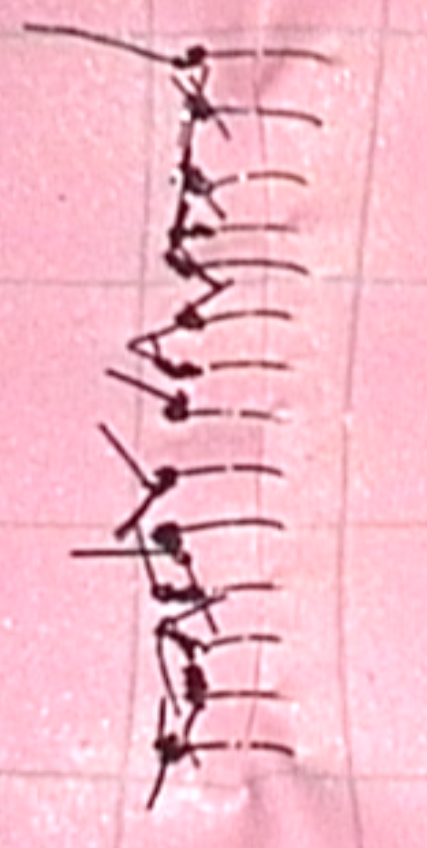
#> input picture 8th Sem/COL780/COL780_A1/data/img10.png, 427 x 848 px
$ python main.py   (older library calls are emulated)
#> lines starting #> are read from the running program, lines starting #| are printed output that depends on the picture; after the words box and inside, x2 and y2 are one past the last pixel; in counts of white or black regions, pixels touching at a corner belong together; long printed decimals are rounded
# Since the tasks involve a series of steps, let's first outline the functions needed to achieve Task 1, 2, and 3.
# We'll implement these functions step by step.

# Here's a high-level outline of the functions we'll need:

# For Task-1:
# 1. Preprocess the image (resize, contrast adjustment, noise reduction, thresholding)
# 2. Apply edge detection (Canny or other methods)
# 3. Filter and refine edges to identify sutures
# 4. Count sutures using connected components or corner detection

# For Task-2:
# 1. Use the output from Task-1 to find centroids of sutures
# 2. Calculate inter-suture spacing based on centroids

# For Task-3:
# 1. Use the centroids from Task-2 to calculate the angle of each suture relative to the x-axis

# We will also need to create a main function that will tie these tasks together and will be callable as specified in the assignment.

# Let's start with Task-1 and implement the preprocessing and edge detection steps.

import cv2
import numpy as np

def preprocess_image(image_path):
    # Load the image
#> called with image_path = 'data/img10.png'
    image = cv2.imread(image_path, cv2.IMREAD_COLOR)
#> image is the input picture: shape (848, 427, 3); mean B, G, R 200.9, 185.7, 242.7

    # crop the image slightly from all edges
    image = image[2:-2, 2:-2]
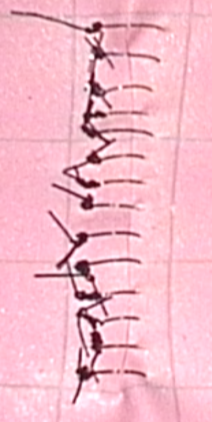
#> image: shape (844, 423, 3) (shown at 1/2 size); mean B, G, R 200.8, 185.7, 242.5


    # Resize the image
    # image = cv2.resize(image, (0, 0), fx=0.9, fy=0.9)

    # Adjust contrast if needed (using histogram equalization)
    # img_yuv = cv2.cvtColor(image, cv2.COLOR_BGR2YUV)
    # img_yuv[:,:,0] = cv2.equalizeHist(img_yuv[:,:,0])
    # image = cv2.cvtColor(img_yuv, cv2.COLOR_YUV2BGR)

    # Reduce noise
    image = cv2.medianBlur(image, 5)

    # Convert to grayscale
    gray = cv2.cvtColor(image, cv2.COLOR_BGR2GRAY)
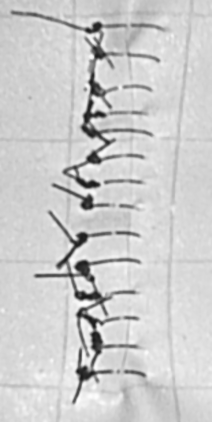
#> gray: shape (844, 423) (shown at 1/2 size); min 23, max 254, mean 204.5

    # Apply thresholding
    _, thresh = cv2.threshold(gray, 0, 255, cv2.THRESH_BINARY | cv2.THRESH_OTSU)
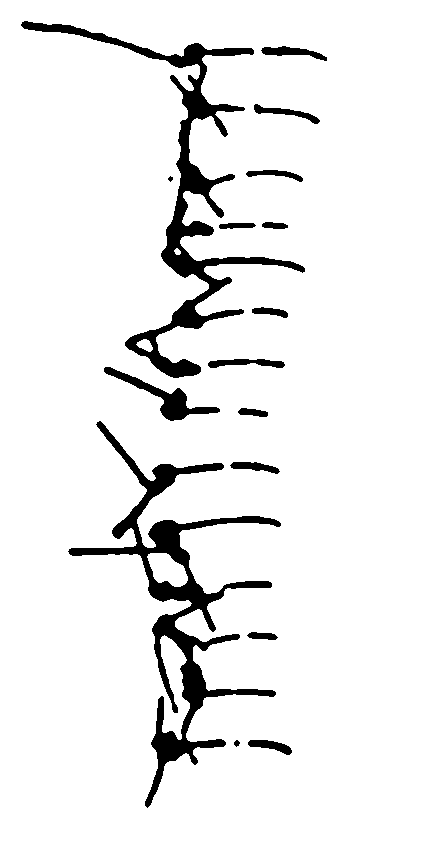
#> thresh: shape (844, 423); 92.8% white; 16 black regions (1 under 20 px), largest, box (x1, y1, x2, y2) and area: (68, 421, 281, 808) 11403, (21, 21, 305, 378) 9955, (104, 367, 220, 421) 1352

    return thresh

def edge_detection(thresh_image):
    # Apply edge detection
    edges = cv2.Canny(thresh_image, 100, 200)
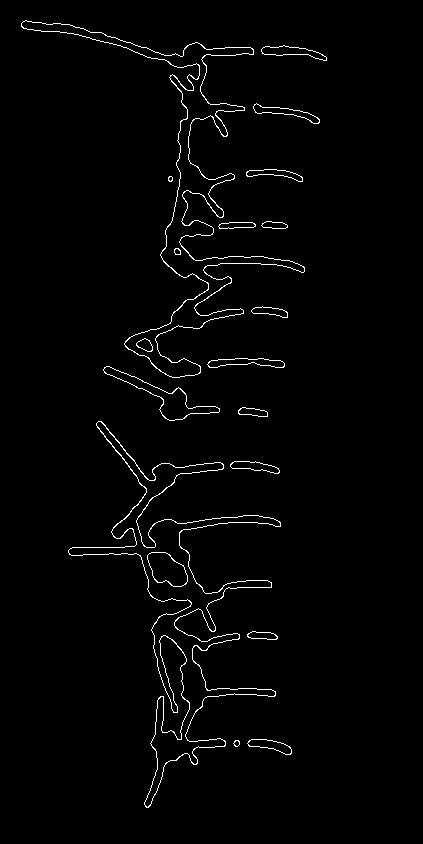
#> edges: shape (844, 423); 1.8% white in thin lines or dots, all inside (x1, y1, x2, y2) = (21, 20, 327, 808)
    return edges

# Test the functions on a sample image
sample_image_path = 'data/img10.png'

preprocessed = preprocess_image(sample_image_path)
edges = edge_detection(preprocessed)

# Display the preprocessed image and the edges for verification
# For actual implementation, this would be saved to a file or passed to the next step
cv2.imwrite('results/preprocessed.png', preprocessed)
cv2.imwrite('results/edges.png', edges)

# Continuing with the implementation for Task-1, we will define functions to filter the edges and count the sutures.

def filter_edges(edges):
    # This function will implement filtering based on size, shape, or other characteristics specific to sutures.
    # For simplicity, we may assume that sutures are the larger connected components in the image.
    # Therefore, we can filter out small components that are likely to be noise.

    # Find all contours in the edge image
    contours, _ = cv2.findContours(edges, cv2.RETR_EXTERNAL, cv2.CHAIN_APPROX_SIMPLE)
#> contours = 16 contours, 1 with area under 20; largest, box (x1, y1, x2, y2) and area: (68, 421, 281, 808) 12462, (21, 20, 305, 378) 10238, (103, 366, 220, 421) 1357, (207, 358, 285, 368) 438, (261, 45, 327, 61) 432

    # Filter out small contours
    print([cv2.contourArea(cnt) for cnt in contours])
#| [27.5, 336.5, 175.0, 322.5, 12462.5, 177.5, 1357.0, 438.5, 221.0, 179.0, 136.5, 18.0, 290.5, 390.0, 432.0, 10238.0]
    print(f'total area = {sum([cv2.contourArea(cnt) for cnt in contours])}')
#| total area = 27202.0
    total_area = sum([cv2.contourArea(cnt) for cnt in contours])
#> total_area = 27202

    suture_contours = [cnt for cnt in contours if cv2.contourArea(cnt) > total_area/20]
#> suture_contours = 2 contours; box (x1, y1, x2, y2) and area: (68, 421, 281, 808) 12462, (21, 20, 305, 378) 10238
    print([cv2.contourArea(cnt) for cnt in suture_contours])
#| [12462.5, 10238.0]
    print(f'num contours = {len(suture_contours)}')
#| num contours = 2

    # filter by perimeter
    print([cv2.arcLength(cnt, True) for cnt in contours])
#| [19.899, 104.527, 68.971, 112.527, 2502.476, 69.556, 307.421, 169.355, 84.627, 82.142, 59.556, 15.657, 127.698, 154.083, 147.598, 2200.008]
    print(f'total perimeter = {sum([cv2.arcLength(cnt, True) for cnt in contours])}')
#| total perimeter = 6226.104
    suture_contours = [cnt for cnt in contours if cv2.arcLength(cnt, True) > 100]
#> suture_contours = 9 contours; largest, box (x1, y1, x2, y2) and area: (68, 421, 281, 808) 12462, (21, 20, 305, 378) 10238, (103, 366, 220, 421) 1357, (207, 358, 285, 368) 438, (261, 45, 327, 61) 432
    print(f'num contours = {len(suture_contours)}')
#| num contours = 9

    # # dilate the contours to fill the small gaps
    # kernel = cv2.getStructuringElement(cv2.MORPH_RECT, (3, 3))
    # dilated_contours = cv2.dilate(suture_contours, kernel, iterations=1)
    # cv2.imwrite('results/dilated_contours.png', dilated_contours)


    # Create an empty mask to d
    # raw the filtered contours, fill them completely
    mask = np.zeros_like(edges)
    cv2.drawContours(mask, suture_contours, -1, (255), thickness=cv2.FILLED)
#> mask: shape (844, 423); 8.1% white; 9 white regions, largest, box (x1, y1, x2, y2) and area: (68, 421, 281, 808) 13565, (21, 20, 305, 378) 11199, (103, 366, 220, 421) 1491

    # dilate the mask to fill the very small gaps
    kernel = cv2.getStructuringElement(cv2.MORPH_RECT, (3, 3))
    mask = cv2.dilate(mask, kernel, iterations=1)
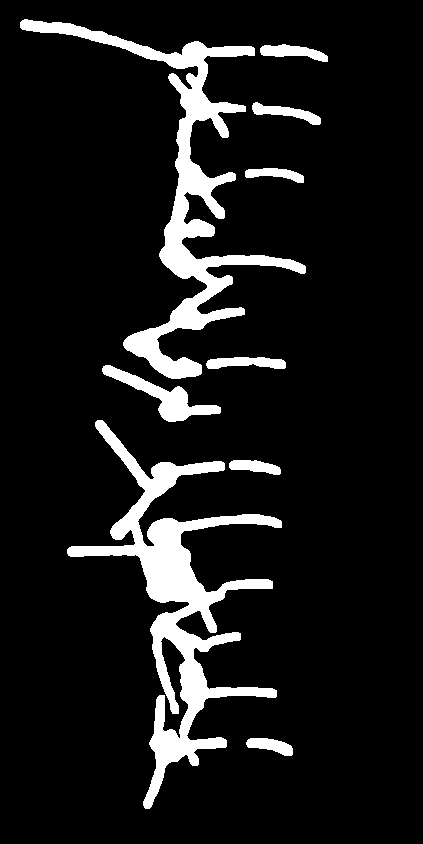
#> mask: shape (844, 423); 10% white; 9 white regions, largest, box (x1, y1, x2, y2) and area: (67, 420, 282, 809) 16495, (20, 19, 306, 379) 13797, (102, 365, 221, 422) 1865

    return mask

def count_sutures(mask):

     # Apply erosion to separate close components
    # kernel = cv2.getStructuringElement(cv2.MORPH_RECT, (3, 3))
    # eroded_mask = cv2.erode(mask, kernel, iterations=1)

    # #show the eroded mask
    # cv2.imwrite('results/eroded_mask.png', eroded_mask)

     # Use a horizontal structuring element to enhance horizontal features
    horizontal_kernel = cv2.getStructuringElement(cv2.MORPH_RECT, (10, 1))
    isolated = cv2.morphologyEx(mask, cv2.MORPH_OPEN, horizontal_kernel, iterations=3)
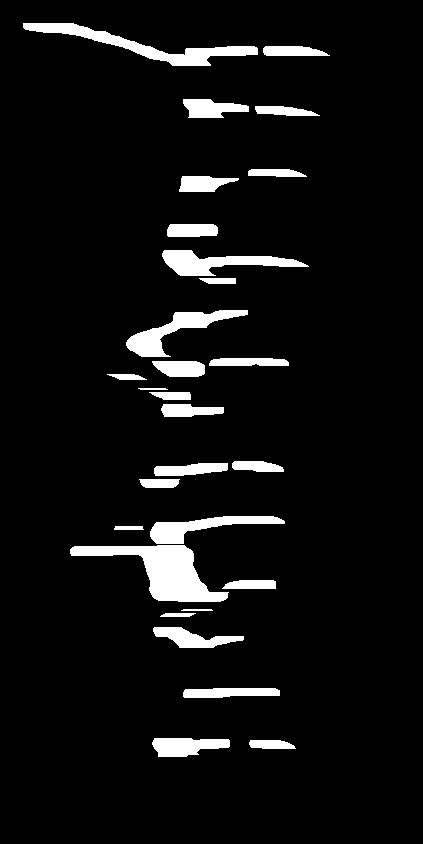
#> isolated: shape (844, 423); 6.5% white; 29 white regions, largest, box (x1, y1, x2, y2) and area: (70, 545, 229, 602) 3787, (23, 23, 258, 66) 2553, (126, 310, 248, 357) 1853
    cv2.imwrite('results/isolated.png', isolated)

    # Skeletonize the mask to reduce all sutures to single pixel width lines
    skeleton = cv2.ximgproc.thinning(isolated, thinningType=cv2.ximgproc.THINNING_ZHANGSUEN)
#> skeleton: shape (844, 423); 0.57% white in thin lines or dots, all inside (x1, y1, x2, y2) = (27, 25, 330, 755)
    cv2.imwrite('results/skeleton.png', skeleton)

    # connect very close lines
    kernel = cv2.getStructuringElement(cv2.MORPH_RECT, (1, 5))
    connected = cv2.morphologyEx(skeleton, cv2.MORPH_CLOSE, kernel, iterations=2)
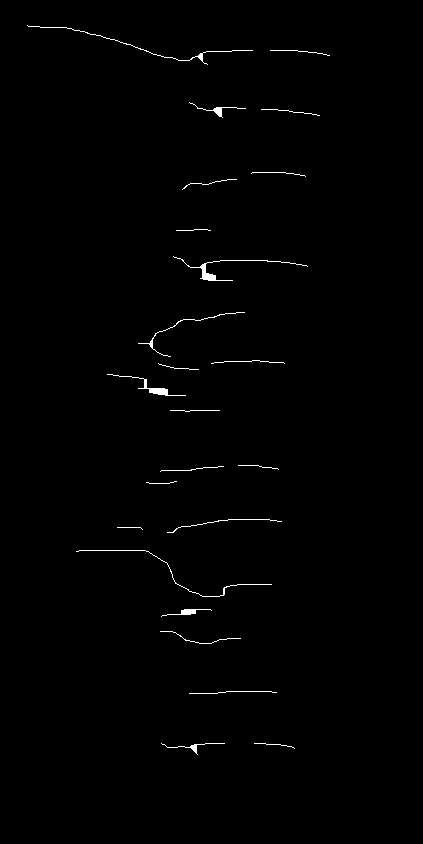
#> connected: shape (844, 423); 0.68% white in thin lines or dots, all inside (x1, y1, x2, y2) = (27, 25, 330, 755)
    cv2.imwrite('results/connected.png', connected)

    # Find connected components in the mask
    num_labels, _, stats, _ = cv2.connectedComponentsWithStats(connected, 4, cv2.CV_32S)
#> num_labels = 25; stats = 25 rows, first 6: [0, 0, 423, 844, 354598], [27, 25, 226, 40, 264], [270, 50, 60, 6, 60], [189, 102, 57, 16, 115], [261, 109, 59, 7, 59], [251, 172, 55, 5, 55]

    # return num_sutures_by_contours
    num_sutures = num_labels - 1
#> num_sutures = 24
    print(f'num contours = {num_sutures}')
#| num contours = 24

    contours, _ = cv2.findContours(mask, cv2.RETR_EXTERNAL, cv2.CHAIN_APPROX_SIMPLE)
#> contours = 9 contours; largest, box (x1, y1, x2, y2) and area: (67, 420, 282, 809) 15388, (20, 19, 306, 379) 12832, (102, 365, 221, 422) 1727, (206, 357, 286, 369) 626, (260, 44, 328, 62) 600
    num_sutures_by_contours = len(contours)
#> num_sutures_by_contours = 9
    # show the contours
    cv2.drawContours(mask, contours, -1, (255), thickness=cv2.FILLED)
    cv2.imwrite('results/contours.png', mask)


    print(f'num contours = {num_sutures_by_contours}')
#| num contours = 9

    # [26 lines of commented-out code are left out]


    return num_sutures_by_contours, num_sutures_by_contours

# We already have the edges from the previous steps, let's apply these new functions to the edges image
filtered_edges = filter_edges(edges)
num_sutures, num_sutures_by_contours = count_sutures(filtered_edges)
#> num_sutures = 9; num_sutures_by_contours = 9

# Display the filtered edges for verification
# For actual implementation, this would be saved to a file or passed to the next step
cv2.imwrite('results/filtered_edges.png', filtered_edges)

# Return the number of sutures counted by connected components and by contours
print(num_sutures, num_sutures_by_contours)
#| 9 9

$ run again, with 8th Sem/COL780/COL780_A1/data/img1.png copied over 8th Sem/COL780/COL780_A1/data/img10.png
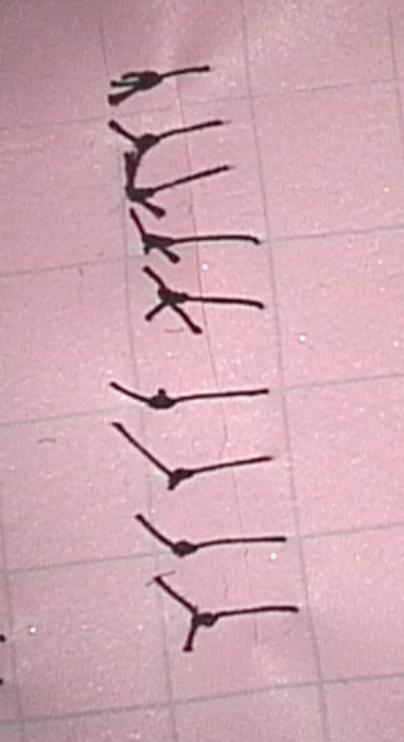
#> input picture 8th Sem/COL780/COL780_A1/data/img1.png, 404 x 742 px
#> in preprocess_image, image is the input picture: shape (742, 404, 3); mean B, G, R 177.7, 167.8, 207.1
#> in preprocess_image, `_, thresh = cv2.threshold(gray, 0, 255, cv2.THRESH_BINARY | cv2.THRESH..`:
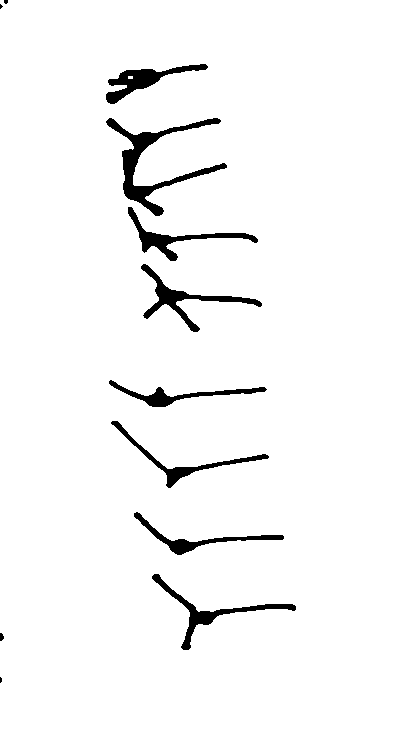
#> thresh: shape (738, 400); 96.5% white; 12 black regions (3 under 20 px), largest, box (x1, y1, x2, y2) and area: (106, 118, 227, 216) 2302, (141, 264, 262, 332) 1322, (152, 574, 296, 650) 1235
#> edges: shape (738, 400); 1.1% white in thin lines or dots, all inside (x1, y1, x2, y2) = (0, 0, 296, 683)
#> in filter_edges, `contours, _ = cv2.findContours(edges, cv2.RETR_EXTERNAL, cv2.CHAIN_APP..`: contours = 12 contours, 4 with area under 20; largest, box (x1, y1, x2, y2) and area: (106, 117, 227, 216) 2350, (140, 263, 262, 332) 1366, (151, 573, 296, 650) 1268, (105, 63, 208, 104) 1252, (127, 206, 258, 261) 1182, (111, 420, 269, 488) 1061, (133, 512, 284, 555) 974, (108, 380, 267, 407) 960
#| [1.0, 2.0, 1268.0, 974.5, 1061.0, 960.0, 1365.5, 1181.5, 2350.5, 1252.0, 3.0, 1.0]
#| total area = 10420.0
#> total_area = 10420
#> suture_contours = 8 contours; box (x1, y1, x2, y2) and area: (106, 117, 227, 216) 2350, (140, 263, 262, 332) 1366, (151, 573, 296, 650) 1268, (105, 63, 208, 104) 1252, (127, 206, 258, 261) 1182, (111, 420, 269, 488) 1061, (133, 512, 284, 555) 974, (108, 380, 267, 407) 960
#| [1268.0, 974.5, 1061.0, 960.0, 1365.5, 1181.5, 2350.5, 1252.0]
#| num contours = 8
#| [12.828, 23.314, 411.706, 349.522, 393.647, 358.794, 418.718, 368.693, 641.085, 288.652, 12.485, 17.657]
#| total perimeter = 3297.101
#| num contours = 8
#> isolated: shape (738, 400); 3.2% white; 12 white regions, largest, box (x1, y1, x2, y2) and area: (107, 65, 212, 95) 1465, (140, 231, 262, 248) 1141, (127, 387, 271, 405) 1118
#> skeleton: shape (738, 400); 0.38% white in thin lines or dots, all inside (x1, y1, x2, y2) = (108, 67, 297, 616)
#> in count_sutures, `connected = cv2.morphologyEx(skeleton, cv2.MORPH_CLOSE, kernel, iterat..`:
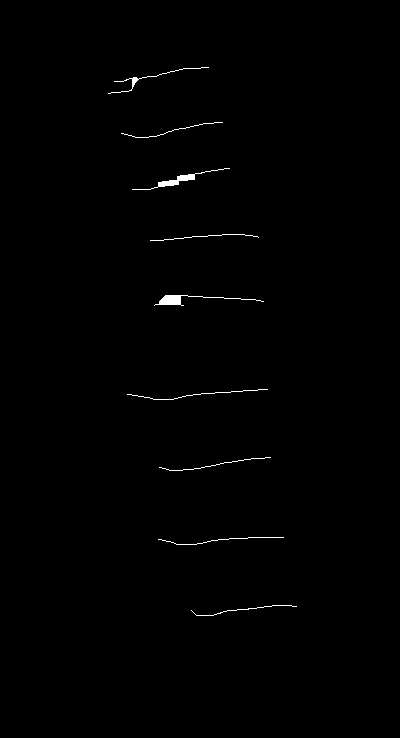
#> connected: shape (738, 400); 0.48% white; 9 white regions
#> num_labels = 10; stats = [[0, 0, 400, 738, 293776], [108, 67, 101, 27, 158], [121, 122, 102, 16, 102], [132, 168, 98, 22, 278], [150, 234, 109, 7, 109], [154, 295, 110, 11, 290], [127, 389, 141, 11, 141], [159, 457, 112, 14, 112], [158, 537, 126, 8, 126], [191, 605, 106, 11, 108]]
#> in count_sutures, `num_sutures = num_labels - 1`: num_sutures = 9
#| num contours = 9
#> in count_sutures, `contours, _ = cv2.findContours(mask, cv2.RETR_EXTERNAL, cv2.CHAIN_APPR..`: contours = 8 contours; box (x1, y1, x2, y2) and area: (105, 116, 228, 217) 3115, (139, 262, 263, 333) 1874, (150, 572, 297, 651) 1753, (126, 205, 259, 262) 1608, (104, 62, 209, 105) 1587, (110, 419, 270, 489) 1543, (132, 511, 285, 556) 1382, (107, 379, 268, 408) 1371
#> in count_sutures, `num_sutures_by_contours = len(contours)`: num_sutures_by_contours = 8
#| num contours = 8
#| 8 8

$ run again, with 8th Sem/COL780/COL780_A1/data/img2.png copied over 8th Sem/COL780/COL780_A1/data/img10.png
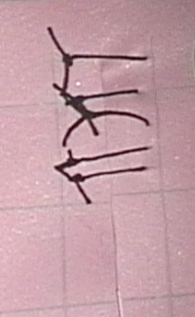
#> input picture 8th Sem/COL780/COL780_A1/data/img2.png, 195 x 317 px
#> in preprocess_image, image is the input picture: shape (317, 195, 3); mean B, G, R 165.8, 157.5, 195
#> in preprocess_image, `_, thresh = cv2.threshold(gray, 0, 255, cv2.THRESH_BINARY | cv2.THRESH..`:
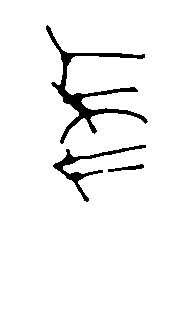
#> thresh: shape (313, 191); 95.6% white; 3 black regions, box (x1, y1, x2, y2) and area: (46, 25, 148, 144) 1756, (53, 145, 146, 202) 732, (108, 164, 144, 172) 123
#> edges: shape (313, 191); 2% white in thin lines or dots, all inside (x1, y1, x2, y2) = (45, 25, 148, 202)
#> in filter_edges, `contours, _ = cv2.findContours(edges, cv2.RETR_EXTERNAL, cv2.CHAIN_APP..`: contours = 3 contours; box (x1, y1, x2, y2) and area: (45, 25, 148, 144) 1803, (53, 144, 146, 202) 746, (107, 163, 144, 172) 118
#| [118.5, 745.5, 1803.0]
#| total area = 2667.0
#> total_area = 2667
#> suture_contours = 2 contours; box (x1, y1, x2, y2) and area: (45, 25, 148, 144) 1803, (53, 144, 146, 202) 746
#| [745.5, 1803.0]
#| num contours = 2
#| [80.385, 364.978, 752.843]
#| total perimeter = 1198.205
#| num contours = 2
#> isolated: shape (313, 191); 3.6% white; 5 white regions, box (x1, y1, x2, y2) and area: (60, 51, 149, 59) 566, (60, 88, 142, 98) 475, (63, 147, 150, 160) 475, (74, 108, 147, 115) 425, (61, 172, 107, 177) 192
#> in count_sutures, `skeleton = cv2.ximgproc.thinning(isolated, thinningType=cv2.ximgproc.T..`:
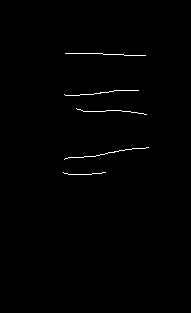
#> skeleton: shape (313, 191); 0.6% white in thin lines or dots, all inside (x1, y1, x2, y2) = (63, 53, 149, 175)
#> num_labels = 6; stats = [[0, 0, 191, 313, 59426], [65, 53, 81, 3, 81], [64, 90, 75, 6, 76], [76, 108, 71, 7, 71], [64, 147, 85, 13, 86], [63, 172, 43, 3, 43]]
#> in count_sutures, `num_sutures = num_labels - 1`: num_sutures = 5
#| num contours = 5
#> in count_sutures, `contours, _ = cv2.findContours(mask, cv2.RETR_EXTERNAL, cv2.CHAIN_APPR..`: contours = 2 contours; box (x1, y1, x2, y2) and area: (44, 24, 149, 145) 2677, (52, 143, 147, 203) 1178
#> in count_sutures, `num_sutures_by_contours = len(contours)`: num_sutures_by_contours = 2
#| num contours = 2
#| 2 2
